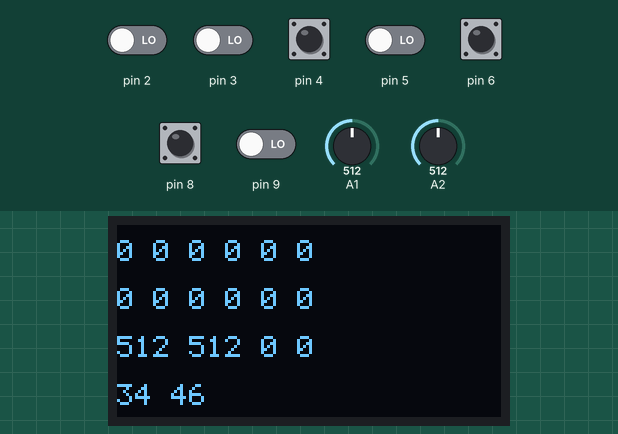
The sketch below on a simulated Arduino Uno, built with avr-gcc and run on an emulated ATmega328P. Parts: 128×64 one-colour display. Wiring (inferred from the names in the program): SSD1306 OLED at I2C address 0x3C. Inputs (shaded band) come from the test bench; at power-on: pin 4, pin 6, pin 8 HIGH, pin 2, pin 3, pin 5, pin 9 LOW, A1 = 512, A2 = 512.

Above: at 1.2 s.
1.3 s: A1 set to 162
At 1.8 s:
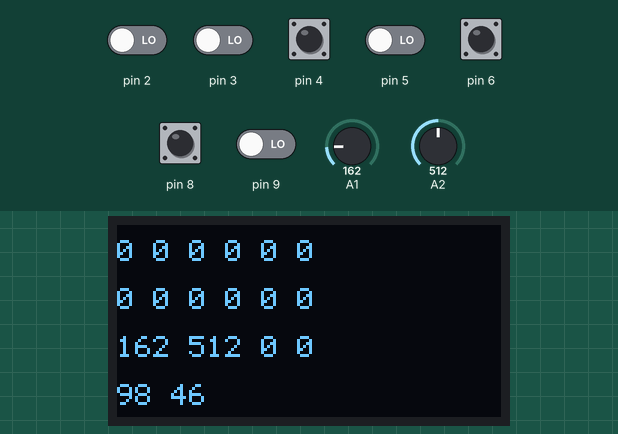
2.8 s: A1 set to 137
At 3.8 s:
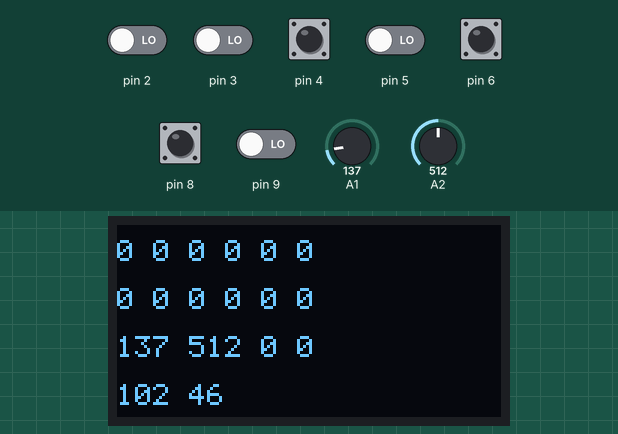
4.4 s: A2 set to 111
At 5.2 s:
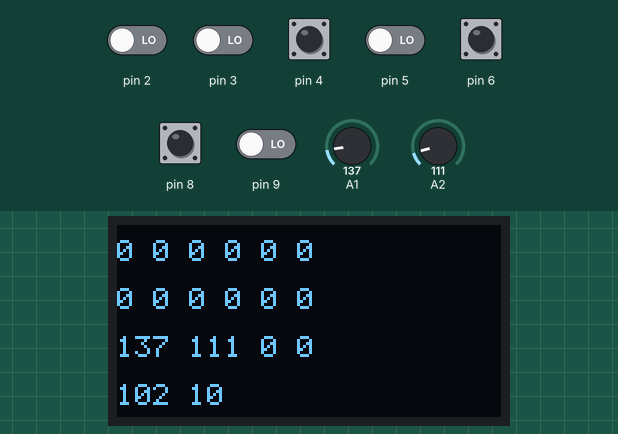
6.0 s: A2 set to 101
At 6.5 s:
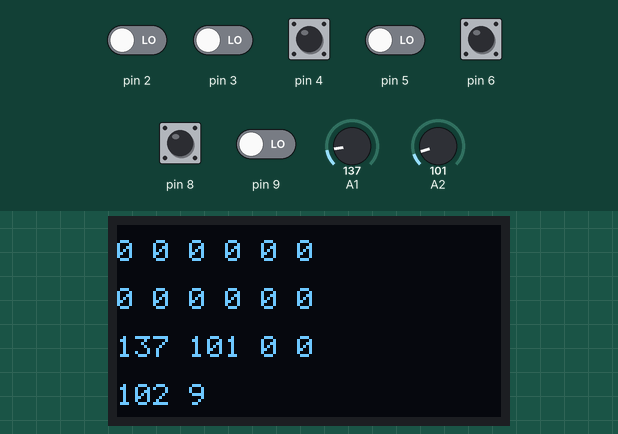
7.5 s: pin 2 driven HIGH
At 8.5 s:
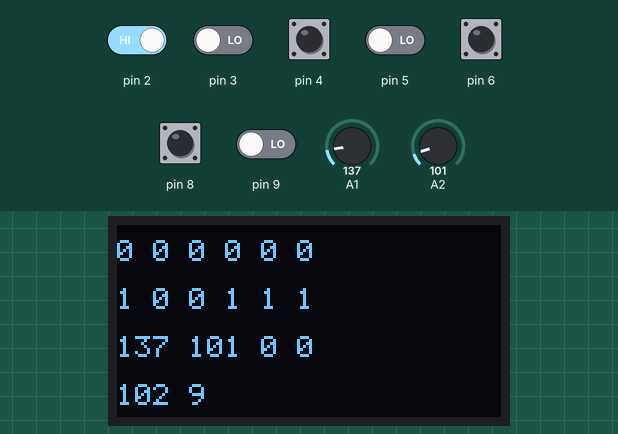
9.1 s: pin 3 driven HIGH
At 10.4 s:
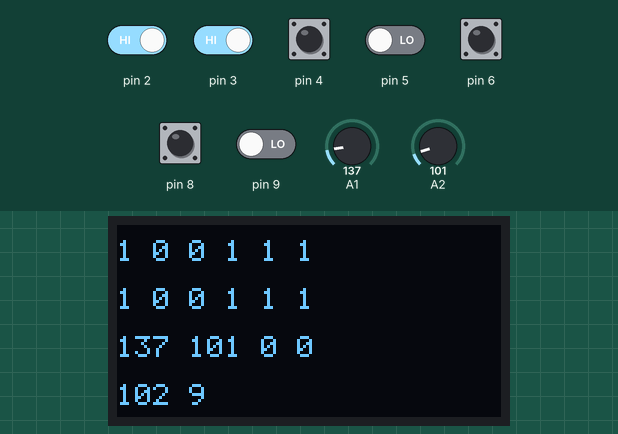
Timing chart, 0 to 11.6 s (numbered marks = the images above; inputs shaded):
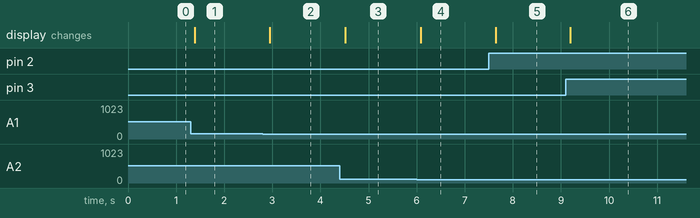

Measured:
- the behaviour switches between 152 and 151 on A1 (found by bisection; images 1 and 2)
- the behaviour switches between 106 and 105 on A2 (found by bisection; images 3 and 4)
- after the input at 1.3 s, the display: changes after 0.09 s (image 1)
- after the input at 2.8 s, the display: changes after 0.14 s (image 2)
- after the input at 4.4 s, the display: changes after 0.12 s (image 3)
- after the input at 6.0 s, the display: changes after 0.09 s (image 4)
- after the input at 7.5 s, the display: changes after 0.14 s (image 5)
- after the input at 9.1 s, the display: changes after 0.10 s (image 6)

The sketch:

I2CURotary2Joy.ino
```cpp
/**
  RetroLCD.com
  Ben Kucenski 2020
  bkucenski@gmail.com
 **/
#include <Arduino.h>
#include <Wire.h>
#include "Display128x64.h"
#include "LCD1602.h"
#include "RotaryDial.h"
#include "Joystick.h"

// graphics stuff
byte CurrentFrame;
char StringBuffer[32];


#define JOYSTICK_XAXIS 1
#define JOYSTICK_YAXIS 2
#define JOYSTICK_BUTTON 6

#define ROTARYA_CLOCK 3
#define ROTARYA_DATA 5
#define ROTARYA_SWITCH 4

#define ROTARYB_CLOCK 2
#define ROTARYB_DATA 9
#define ROTARYB_SWITCH 8

RotaryDial Player1Dial;
RotaryDial Player2Dial;
Joystick PlayerJoystick;

int XPos, YPos;


void setup() {
  Wire.begin();

  Display128x64::Rotation = SCREEN_LANDSCAPE;
  Display128x64::InitDisplay(SSD1306_SWITCHCAPVCC);

  CurrentFrame = 0;
  randomSeed(analogRead(0));

  Player1Dial.Init(ROTARYA_CLOCK, ROTARYA_DATA, ROTARYA_SWITCH);
  Player2Dial.Init(ROTARYB_CLOCK, ROTARYB_DATA, ROTARYB_SWITCH);

  PlayerJoystick.Init(JOYSTICK_XAXIS, JOYSTICK_YAXIS, JOYSTICK_BUTTON);

  attachInterrupt(digitalPinToInterrupt(Player1Dial.ClockPin), ReadRotaryDialA, CHANGE);
  attachInterrupt(digitalPinToInterrupt(Player2Dial.ClockPin), ReadRotaryDialB, CHANGE);
}

void ReadController()
{
  Player1Dial.ReadSwitch();
  Player2Dial.ReadSwitch();

  PlayerJoystick.ReadSwitch();
  PlayerJoystick.ReadJoystick();

  // Y - 0 = Up
  // Y ~350 - 370 - Center
  // Y - 700 = Down

  // X - 0 = Right
  // X ~350 - 370 - Center
  // X - 700 = Left

  XPos = PlayerJoystick.XAxis;
  if(XPos > 700) {
    XPos = 700;
  }
  if(XPos >= 340 && XPos <= 360) {
    XPos = 350;
  }
  XPos = (700 - XPos) - 350;
  XPos = (float)(XPos) * 63.5 / 350.0 + 64.0;


  YPos = PlayerJoystick.YAxis;
  if(YPos > 700) {
    YPos = 700;
  }
  if(YPos >= 340 && YPos <= 360) {
    YPos = 350;
  }
  YPos = YPos - 350;
  YPos = (float)(YPos) * 31.5 / 350.0 + 32.0;
}

void ReadRotaryDialA()
{
  Player1Dial.ReadRotaryDial();
}

void ReadRotaryDialB()
{
  Player2Dial.ReadRotaryDial();
}


void RenderDisplay()
{
  if (CurrentFrame % 24 > 0) {
    return;
  }

  Display128x64::ClearDisplay();

  sprintf(StringBuffer, "%d %d %d %d %d %d", Player1Dial.rotaryCounter, Player1Dial.rotarySwitch, Player1Dial.rotarySwitchMomentary, Player1Dial.rotaryClock, Player1Dial.rotaryLastClock, Player1Dial.rotaryDirection);
  Display128x64::BlitText58N(0, 5, LCD1602, StringBuffer, 1);

  sprintf(StringBuffer, "%d %d %d %d %d %d", Player2Dial.rotaryCounter, Player2Dial.rotarySwitch, Player2Dial.rotarySwitchMomentary, Player2Dial.rotaryClock, Player2Dial.rotaryLastClock, Player2Dial.rotaryDirection);
  Display128x64::BlitText58N(0, 21, LCD1602, StringBuffer, 1);


  sprintf(StringBuffer, "%d %d %d %d", PlayerJoystick.XAxis, PlayerJoystick.YAxis, PlayerJoystick.joySwitch, PlayerJoystick.joySwitchMomentary);
  Display128x64::BlitText58N(0, 37, LCD1602, StringBuffer, 1);

  sprintf(StringBuffer, "%d %d", XPos, YPos);
  Display128x64::BlitText58N(0, 53, LCD1602, StringBuffer, 1);

  Wire.setClock(CLOCK_DISPLAY);
  Display128x64::PushToDisplay();
}


void loop() {
  ReadController();
  RenderDisplay();

  CurrentFrame++;
  CurrentFrame %= 240;
}
```

Display128x64.cpp
```cpp
/**
  RetroLCD.com
  Ben Kucenski 2020
  bkucenski@gmail.com
 **/
#include <Wire.h>
#include "Display128x64.h"

byte Display128x64::screen[SCREEN_BYTES];
int Display128x64::ix, Display128x64::iy, Display128x64::iz;
byte Display128x64::b, Display128x64::m, Display128x64::Rotation;

void Display128x64::PlotPixel(int x, int y, byte c)
{
  switch (Rotation) {
    case SCREEN_PORTRAIT:
      iz = x;
      x = y;
      y = iz;
      y = 63 - y;
      break;
  }

  if (y < 0) {
    return;
  }
  if (y >= SCREEN_HEIGHT) {
    return;
  }
  if (x < 0) {
    return;
  }
  if (x >= SCREEN_WIDTH) {
    return;
  }

  if (c) {
    screen[x + (y / 8) * SCREEN_WIDTH] |= (1 << (y & 7));
  } else {
    screen[x  + (y / 8) * SCREEN_WIDTH] &= ~(1 << (y & 7));
  }
}

// https://github.com/OneLoneCoder/olcPixelGameEngine/blob/master/LastVersion/olcPixelGameEngine.h
void Display128x64::DrawLine(int x1, int y1, int x2, int y2, byte c)
{
  int x, y, dx, dy, dx1, dy1, px, py, xe, ye, i;

  dx = x2 - x1;
  dy = y2 - y1;

  if (dx == 0) // Line is vertical
  {
    if (y2 < y1) {
      int t = y2;
      y2 = y1;
      y1 = t;
    }
    for (y = y1; y <= y2; y++) {
      PlotPixel(x1, y, c);
    }
    return;
  }

  if (dy == 0) // Line is horizontal
  {
    if (x2 < x1) {
      int t = x2;
      x2 = x1;
      x1 = t;
    }
    for (x = x1; x <= x2; x++) {
      PlotPixel(x, y1, c);
    }
    return;
  }
  dx1 = abs(dx);
  dy1 = abs(dy);
  px = 2 * dy1 - dx1;
  py = 2 * dx1 - dy1;

  if (dy1 <= dx1)
  {
    if (dx >= 0)
    {
      x = x1;
      y = y1;
      xe = x2;
    }
    else
    {
      x = x2;
      y = y2;
      xe = x1;
    }

    PlotPixel(x, y, c);

    for (i = 0; x < xe; i++)
    {
      x = x + 1;
      if (px < 0) {
        px = px + 2 * dy1;
      }
      else
      {
        if ((dx < 0 && dy < 0) || (dx > 0 && dy > 0)) {
          y = y + 1;
        } else {
          y = y - 1;
        }
        px = px + 2 * (dy1 - dx1);
      }
      PlotPixel(x, y, c);
    }
  }
  else
  {
    if (dy >= 0)
    {
      x = x1;
      y = y1;
      ye = y2;
    }
    else
    {
      x = x2;
      y = y2;
      ye = y1;
    }

    PlotPixel(x, y, c);

    for (i = 0; y < ye; i++)
    {
      y = y + 1;
      if (py <= 0) {
        py = py + 2 * dx1;
      } else {
        if ((dx < 0 && dy < 0) || (dx > 0 && dy > 0)) {
          x = x + 1;
        } else {
          x = x - 1;
        }
        py = py + 2 * (dx1 - dy1);
      }
      PlotPixel(x, y, c);
    }
  }
}

void Display128x64::DrawTriangle(int x1, int y1, int x2, int y2, int x3, int y3, byte c)
{
  DrawLine(x1, y1, x2, y2, c);
  DrawLine(x1, y1, x3, y3, c);
  DrawLine(x2, y2, x3, y3, c);
}

// 16x16 sprites
void Display128x64::Blit(int x, int y, const byte * img)
{
  for (iy = 0; iy < 16; iy++) {
    b = pgm_read_byte(img + iy * 2);
    for (ix = 0; ix < 8; ix++) {
      PlotPixel(x + ix, y + iy, (byte)((b >> (7 - (ix % 8))) & 1));
    }
    b = pgm_read_byte(img + iy * 2 + 1);
    for (ix = 8; ix < 16; ix++) {
      PlotPixel(x + ix, y + iy, (byte)((b >> (7 - (ix % 8))) & 1));
    }
  }
}

// 16x16 sprites with mask
void Display128x64::BlitMask(int x, int y, const byte * img, const byte * msk)
{
  for (iy = 0; iy < 16; iy++) {
    b = pgm_read_byte(img + iy * 2);
    m = pgm_read_byte(img + iy * 2);
    for (ix = 0; ix < 8; ix++) {
      if ((byte)((m >> (7 - (ix % 8))) & 1)) {
        PlotPixel(x + ix, y + iy, (byte)((b >> (7 - (ix % 8))) & 1));
      }
    }

    b = pgm_read_byte(img + iy * 2 + 1);
    m = pgm_read_byte(img + iy * 2 + 1);
    for (ix = 8; ix < 16; ix++) {
      if ((byte)((m >> (7 - (ix % 8))) & 1)) {
        PlotPixel(x + ix, y + iy, (byte)((b >> (7 - (ix % 8))) & 1));
      }
    }
  }
}

// 8x8 sprites
void Display128x64::Blit8(int x, int y, const byte * img)
{
  for (iy = 0; iy < 8; iy++) {
    b = pgm_read_byte(img + iy);
    for (ix = 0; ix < 8; ix++) {
      PlotPixel(x + ix, y + iy, (byte)((b >> (7 - (ix % 8))) & 1));
    }
  }
}

// 8x8 sprites with FlipH
void Display128x64::Blit8FlipH(int x, int y, const byte * img)
{
  for (iy = 0; iy < 8; iy++) {
    b = pgm_read_byte(img + iy);
    for (ix = 0; ix < 8; ix++) {
      PlotPixel(x + ix, y + iy, (byte)((b >> (ix % 8)) & 1));
    }
  }
}

// 8x8 sprites with mask
void Display128x64::BlitMask8(int x, int y, const byte * img, const byte * msk)
{
  for (iy = 0; iy < 8; iy++) {
    b = pgm_read_byte(img + iy);
    m = pgm_read_byte(img + iy);
    for (ix = 0; ix < 8; ix++) {
      if ((byte)((m >> (7 - (ix % 8))) & 1)) {
        PlotPixel(x + ix, y + iy, (byte)((b >> (7 - (ix % 8))) & 1));
      }
    }
  }
}

// 8x8 sprites with mask FlipH
void Display128x64::BlitMask8FlipH(int x, int y, const byte * img, const byte * msk)
{
  for (iy = 0; iy < 8; iy++) {
    b = pgm_read_byte(img + iy);
    m = pgm_read_byte(img + iy);
    for (ix = 0; ix < 8; ix++) {
      if ((byte)((m >> (ix % 8)) & 1)) {
        PlotPixel(x + ix, y + iy, (byte)((b >> (ix % 8)) & 1));
      }
    }
  }
}

// 8x16 sprites
void Display128x64::Blit816(int x, int y, const byte * img)
{
  for (iy = 0; iy < 16; iy++) {
    b = pgm_read_byte(img + iy);
    for (ix = 0; ix < 8; ix++) {
      PlotPixel(x + ix, y + iy, (byte)((b >> (7 - (ix % 8))) & 1));
    }
  }
}

// 8x16 sprites with mask
void Display128x64::BlitMask816(int x, int y, const byte * img, const byte * msk)
{
  for (iy = 0; iy < 16; iy++) {
    b = pgm_read_byte(img + iy);
    m = pgm_read_byte(img + iy);
    for (ix = 0; ix < 8; ix++) {
      if ((byte)((m >> (7 - (ix % 8))) & 1)) {
        PlotPixel(x + ix, y + iy, (byte)((b >> (7 - (ix % 8))) & 1));
      }
    }
  }
}


// 5x8 sprites
void Display128x64::Blit58(int x, int y, const byte * img)
{
  for (ix = 0; ix < 5; ix++) {
    b = pgm_read_byte(img + ix);
    for (iy = 0; iy < 8; iy++) {
      PlotPixel(x + ix, y + iy, (byte)((b >> ((iy % 8))) & 1));
    }
  }
}

// 5x8 sprites with mask
void Display128x64::BlitMask58(int x, int y, const byte * img, const byte * msk)
{
  for (ix = 0; ix < 5; ix++) {
    b = pgm_read_byte(img + ix);
    m = pgm_read_byte(msk + ix);
    for (iy = 0; iy < 8; iy++) {
      if ((byte)((m >> ((iy % 8))) & 1)) {
        PlotPixel(x + ix, y + iy, (byte)((b >> ((iy % 8))) & 1));
      }
    }
  }
}

void Display128x64::BlitText58(int x, int y, const byte * font, char * str)
{
  int org_x = x;
  while (str[0] && x < 128) {
    if (str[0] == 10) { // 10 = 0x0a \n, 13 = 0x0d \r
      x = org_x;
      y += 8;
      str++;
      continue;
    }
    Blit58(x, y, font + 5 * str[0]);
    str++;
    x += 5;
  }
}

void Display128x64::BlitText58N(int x, int y, const byte * font, char * str, int n)
{
  while (str[0] && x < 128) {
    Blit58(x, y, font + 5 * str[0]);
    str++;
    x += 5 + n;
  }
}

void Display128x64::BlitText816(int x, int y, const byte * font, char * str)
{
  while (str[0] && x < 128) {
    Blit816(x, y, font + 16 * str[0]);
    str++;
    x += 8;
  }
}

/////////////////////////////////////
//
// Functions and data to initialize
// and send data to the display
//
/////////////////////////////////////


static const uint8_t PROGMEM init1[] = {
  SSD1306_DISPLAYOFF,                   // 0xAE
  SSD1306_SETDISPLAYCLOCKDIV,           // 0xD5
  0x80,                                 // the suggested ratio 0x80
  SSD1306_SETMULTIPLEX
};               // 0xA8

static const uint8_t PROGMEM init2[] = {
  SSD1306_SETDISPLAYOFFSET,             // 0xD3
  0x0,                                  // no offset
  SSD1306_SETSTARTLINE | 0x0,           // line #0
  SSD1306_CHARGEPUMP
};                 // 0x8D

static const uint8_t PROGMEM init3[] = {
  SSD1306_MEMORYMODE,                   // 0x20
  0x00,                                 // 0x0 act like ks0108
  SSD1306_SEGREMAP | 0x1,
  SSD1306_COMSCANDEC
};

// 128x64 display
static const uint8_t PROGMEM init4b[] = {
  SSD1306_SETCOMPINS,                 // 0xDA
  0x12,
  SSD1306_SETCONTRAST
};              // 0x81

static const uint8_t PROGMEM init5[] = {
  SSD1306_SETVCOMDETECT,               // 0xDB
  0x40,
  SSD1306_DISPLAYALLON_RESUME,         // 0xA4
  SSD1306_NORMALDISPLAY,               // 0xA6
  SSD1306_DEACTIVATE_SCROLL,
  SSD1306_DISPLAYON
};                 // Main screen turn on

static const uint8_t PROGMEM dlist1[] = {
  SSD1306_PAGEADDR,
  0,                         // Page start address
  0xFF,                      // Page end (not really, but works here)
  SSD1306_COLUMNADDR,
  0
};                       // Column start address

void Display128x64::ClearDisplay()
{
  memset(screen, 0, SCREEN_BYTES);
}

void Display128x64::SendCommand(uint8_t c)
{
  Wire.beginTransmission(SCREEN_ADDR);
  Wire.write((uint8_t)0x00); // Co = 0, D/C = 0
  Wire.write(c);
  Wire.endTransmission();
}

void Display128x64::SendCommands(const uint8_t *c, uint8_t n)
{
  Wire.beginTransmission(SCREEN_ADDR);
  Wire.write((uint8_t)0x00); // Co = 0, D/C = 0
  uint8_t bytesOut = 1;
  while (n--) {
    if (bytesOut >= WIRE_MAX) {
      Wire.endTransmission();
      Wire.beginTransmission(SCREEN_ADDR);
      Wire.write((uint8_t)0x00); // Co = 0, D/C = 0
      bytesOut = 1;
    }
    Wire.write(pgm_read_byte(c++));
    bytesOut++;
  }
  Wire.endTransmission();
}

bool Display128x64::InitDisplay(uint8_t vccstate)
{
  if ((SCREEN_WIDTH != 128) && (SCREEN_HEIGHT != 64)) {
    return;
  }

  ClearDisplay();

  // Init sequence
  SendCommands(init1, sizeof(init1));
  SendCommand(SCREEN_HEIGHT - 1);

  SendCommands(init2, sizeof(init2));
  SendCommand((vccstate == SSD1306_EXTERNALVCC) ? 0x10 : 0x14);

  SendCommands(init3, sizeof(init3));

  SendCommands(init4b, sizeof(init4b));
  SendCommand((vccstate == SSD1306_EXTERNALVCC) ? 0x9F : 0xCF);

  SendCommand(SSD1306_SETPRECHARGE); // 0xd9
  SendCommand((vccstate == SSD1306_EXTERNALVCC) ? 0x22 : 0xF1);
  SendCommands(init5, sizeof(init5));

  return true; // Success
}


void Display128x64::PushToDisplay()
{
  SendCommands(dlist1, sizeof(dlist1));
  SendCommand(SCREEN_WIDTH - 1); // Column end address

  uint8_t *ptr   = screen;
  uint16_t count = SCREEN_BYTES;

  Wire.beginTransmission(SCREEN_ADDR);
  Wire.write((uint8_t)0x40);
  uint8_t bytesOut = 1;
  while (count--) {
    if (bytesOut >= WIRE_MAX) {
      Wire.endTransmission();
      Wire.beginTransmission(SCREEN_ADDR);
      Wire.write((uint8_t)0x40);
      bytesOut = 1;
    }
    Wire.write(*ptr++);
    bytesOut++;
  }
  Wire.endTransmission();
}
```

Joystick.h
```cpp
class Joystick {

  public:
    int XAxis;
    int YAxis;
    byte joySwitch;
    byte joySwitchMomentary;
    byte joySwitchLocked;

    byte XAxisPin, YAxisPin, SwitchPin;

    void Init(byte pXAxisPin, byte pYAxisPin, byte pSwitchPin)
    {
      XAxisPin = pXAxisPin;
      YAxisPin = pYAxisPin;
      SwitchPin = pSwitchPin;

      pinMode(SwitchPin, INPUT_PULLUP);
    }

    void ReadSwitch()
    {
      // read the button
      joySwitch = !digitalRead(SwitchPin);
      if (joySwitch == 1) {
        if (!joySwitchLocked) {
          joySwitchMomentary = 1;
        }
        else {
          joySwitchMomentary = 0;
        }
        joySwitchLocked = 1;
      } else {
        joySwitchLocked = 0;
        joySwitchMomentary = 0;
      }
    }

    void ReadJoystick()
    {
      XAxis = analogRead(XAxisPin);
      YAxis = analogRead(YAxisPin);

    }
};
```

RotaryDial.h
```cpp
// https://howtomechatronics.com/tutorials/arduino/rotary-encoder-works-use-arduino/

class RotaryDial {

  public:
    int rotaryCounter;
    char rotaryDirection;
    byte rotaryClock;
    byte rotaryLastClock;
    byte rotarySwitch;
    byte rotarySwitchMomentary;
    byte rotarySwitchLocked;

    byte ClockPin, DataPin, SwitchPin;

    void Init(byte pClockPin, byte pDataPin, byte pSwitchPin)
    {
      ClockPin = pClockPin;
      DataPin = pDataPin;
      SwitchPin = pSwitchPin;

      pinMode(ClockPin, INPUT);
      pinMode(DataPin, INPUT);
      pinMode(SwitchPin, INPUT_PULLUP);

      rotaryCounter = 0;

      rotaryLastClock = digitalRead(ClockPin);

      // NOTE: This function call belong in Init in your main program file.  It cannot be done in this class
      // you must use Digital Pin 2 or 3 for this - see following link if it's not working
      // you may be using one of the few boards were pin 2 or 3 isn't an option
      // note: the nano can only use D2 and D3 so only 2 rotary encoders are supported
      // https://www.arduino.cc/reference/en/language/functions/external-interrupts/attachinterrupt/
      //attachInterrupt(digitalPinToInterrupt(Player1Dial.ClockPin), ReadRotaryDial, CHANGE);
    }

    void ReadSwitch()
    {
      // read the button
      rotarySwitch = !digitalRead(SwitchPin);
      if (rotarySwitch == 1) {
        if (!rotarySwitchLocked) {
          rotarySwitchMomentary = 1;
        }
        else {
          rotarySwitchMomentary = 0;
        }
        rotarySwitchLocked = 1;
      } else {
        rotarySwitchLocked = 0;
        rotarySwitchMomentary = 0;
      }
    }

    void ReadRotaryDial()
    {
      // read the dial
      rotaryClock = digitalRead(ClockPin);

      if (rotaryClock != rotaryLastClock) {
        if (digitalRead(DataPin) != rotaryClock) {
          rotaryDirection = 1;
          rotaryCounter++;
        } else {
          rotaryDirection = 0;
          rotaryCounter--;
        }
      }
      rotaryLastClock = rotaryClock;
    }
};
```

Source omitted: Display128x64.h (5065 bytes), LCD1602.h (23733 bytes)
